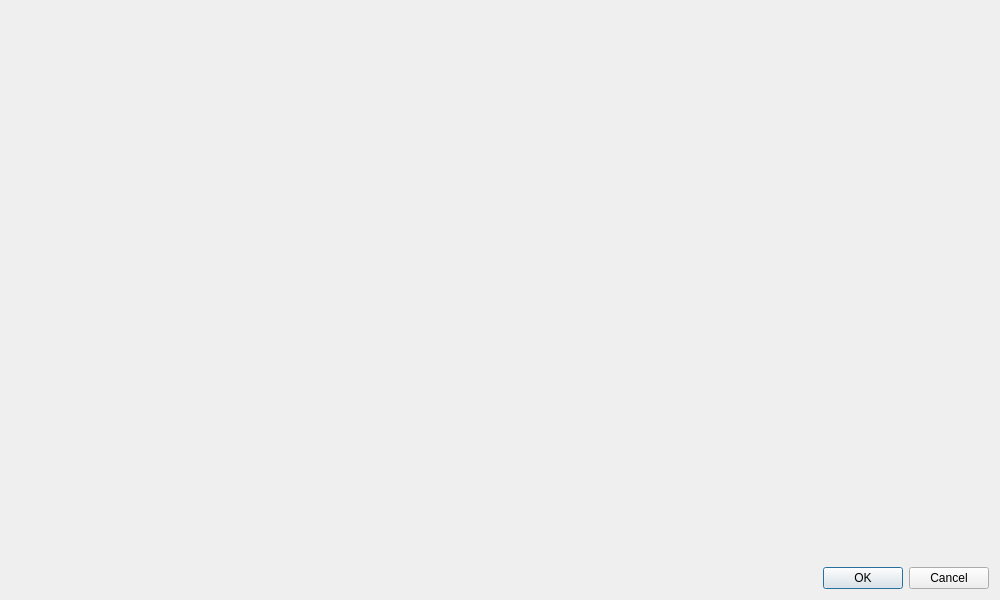
<?xml version="1.0" encoding="UTF-8"?>
<ui version="4.0">
 <class>Choix</class>
 <widget class="QDialog" name="Choix">
  <property name="geometry">
   <rect>
    <x>0</x>
    <y>0</y>
    <width>1000</width>
    <height>600</height>
   </rect>
  </property>
  <property name="windowTitle">
   <string>Ajouter</string>
  </property>
  <layout class="QVBoxLayout" name="disposition">
   <item>
    <widget class="QLabel" name="explication">
     <property name="text">
      <string/>
     </property>
     <property name="wordWrap">
      <bool>true</bool>
     </property>
    </widget>
   </item>
   <item>
    <widget class="QDialogButtonBox" name="boutons">
     <property name="standardButtons">
      <set>QDialogButtonBox::StandardButton::Cancel|QDialogButtonBox::StandardButton::Ok</set>
     </property>
    </widget>
   </item>
  </layout>
 </widget>
 <resources/>
 <connections/>
</ui>
